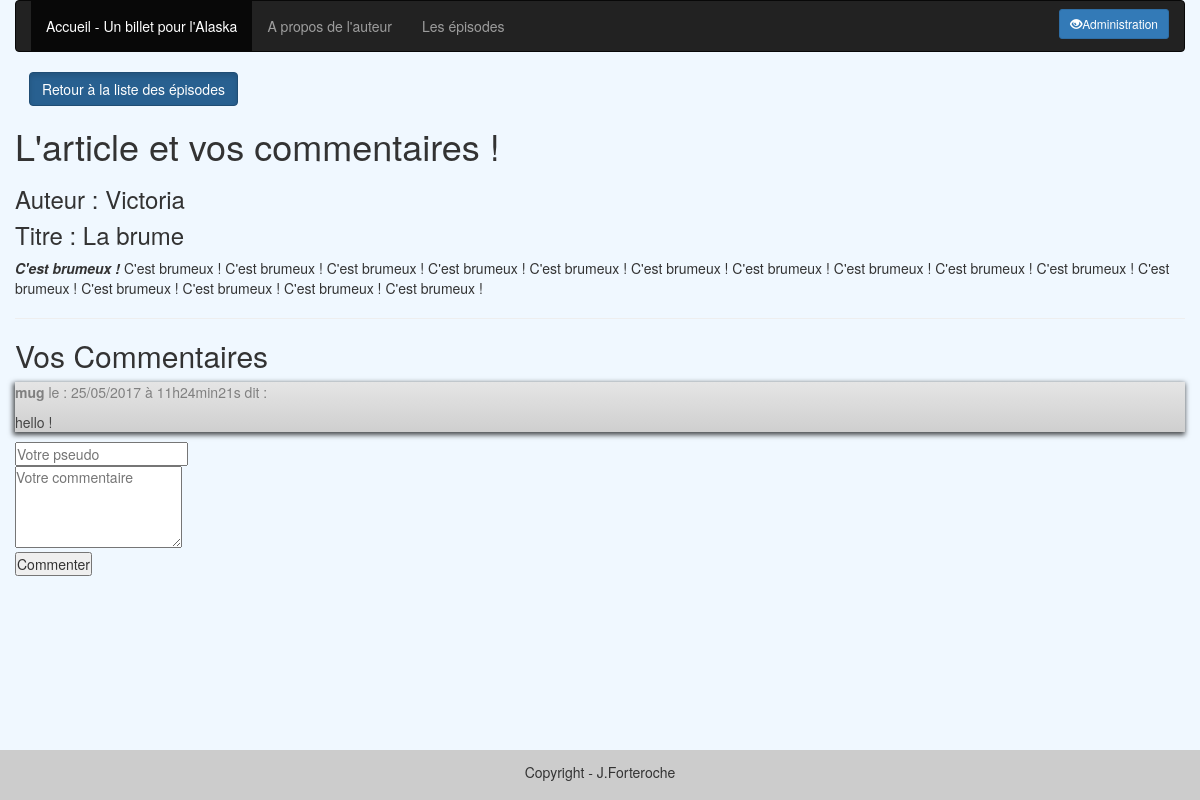
Screenshot of /commentaires.php?billeto=37 with the database file from the repository.
### tables this page shows
CREATE TABLE `news` (
  `id` smallint(5) UNSIGNED NOT NULL,
  `auteur` varchar(30) NOT NULL,
  `titre` varchar(100) NOT NULL,
  `contenu` text NOT NULL,
  `dateAjout` datetime NOT NULL,
  `dateModif` datetime NOT NULL
);

CREATE TABLE `commentaires` (
  `id` int(11) NOT NULL,
  `id_billet` int(11) NOT NULL,
  `auteur` varchar(255) NOT NULL,
  `commentaire` text NOT NULL,
  `date_commentaire` datetime NOT NULL
);

### commentaires.php (the view, shortened to what this page needs)
<?php
  include_once ('_head_episodes.php');
  include_once("_menus.php");
  function getBdd() {
  $bdd = new PDO('mysql:host=localhost;dbname=systeme_news;charset=utf8', 'root', 'root');
  return $bdd;
        }
  $bdd = getBdd();
  $req = $bdd->prepare('SELECT id, auteur, titre, contenu FROM news WHERE id = ?');
  $req->execute(array($_GET['billeto']));
  $donnees = $req->fetch();
  function getCommentaires($idBillet) {
    $bdd = getBdd();
    $commentaires = $bdd->prepare('SELECT id, DATE_FORMAT(date_commentaire, \'%d/%m/%Y à %Hh%imin%ss\') AS date_commentaire_fr,auteur, commentaire FROM commentaires WHERE id_billet= ? ORDER BY date_commentaire');
    $commentaires->execute(array($idBillet));
    return $commentaires;
  }
  $id = $_GET['billeto'];
  $commentaires = getCommentaires($id);
  ?>
<?php foreach ($commentaires as $commentaire): ?>
  <div class="commentaires"><strong><p id="commentaires"><?= $commentaire['auteur'] ?></strong> le :
  <?= $commentaire['date_commentaire_fr'] ?> dit :</p>
  <p><?= $commentaire['commentaire'] ?></p>    </div>
<?php endforeach; ?>
<?php $contenu = ob_get_clean(); ?>
    <p style="font-weight:bold; margin-left:1em;margin-top: 1em;"><a button type="button" class="btn btn-primary active" href='episodes.php'> Retour à la liste des épisodes</a></p>
    <h1>L'article et vos commentaires !</h1>
    <div class="news">
    <h3>
     <p>Auteur : <?php echo $donnees['auteur'].'<br/>'; ?></p>
      <p>Titre : <?php echo $donnees['titre']; ?></p>
    </h3>
      <p><?php echo $donnees['contenu']; ?></p>
  </div>
  <hr>
  <h2>Vos Commentaires </h2>
          <?php echo $contenu ?>
<section id="commentaire_section">
      <?php include_once ('_form_commentaire.php'); ?>
</section>
</div>
    <?php include("_pied_de_page.php");?>

### css/episodes.css (style rules this page uses)
* { margin:0; padding:0; }
body { background-color:rgb(240, 248, 255) ; }
html { height:100%; }
.commentaires { background-color:#4867bd; color: #444444; background-image: linear-gradient(#E5E5E5, #CFCFCF); box-shadow: -1px 2px 5px 1px rgba(0, 0, 0, 0.7); }
#commentaires { color:grey; }

### rows the page displays
news: auteur "Victoria", titre "La brume", contenu "C'est brumeux ! C'est brumeux ! C'est brumeux ! C'est brumeux ! C'est brumeux ! C'est brumeux ! C'est brumeux ! C'est brumeux ! C'est brumeux ! C'est brumeux ! C'est brumeux ! C'est brumeux ! C'est brumeux ! C'est brumeux ! C'est brumeux ! C'est brumeux !"
commentaires: auteur "mug", date_commentaire_fr "25/05/2017 à 11h24min21s", commentaire "hello !"
